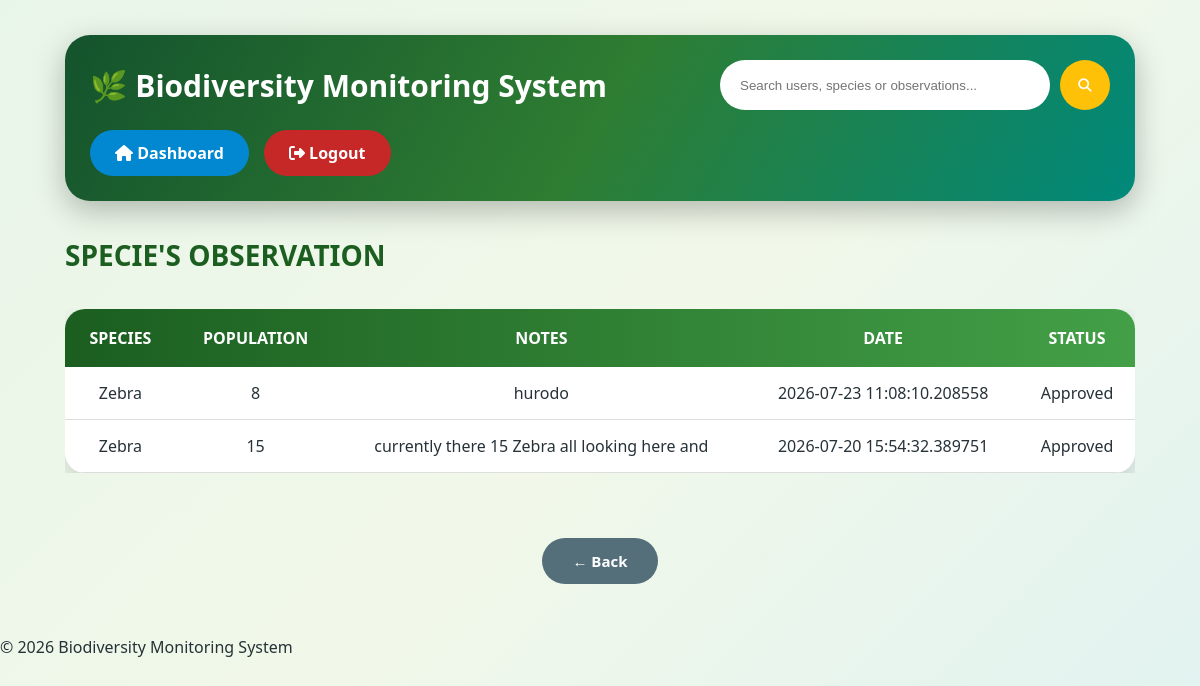
/view_observations (signed in), run on an earlier commit of the app's database.
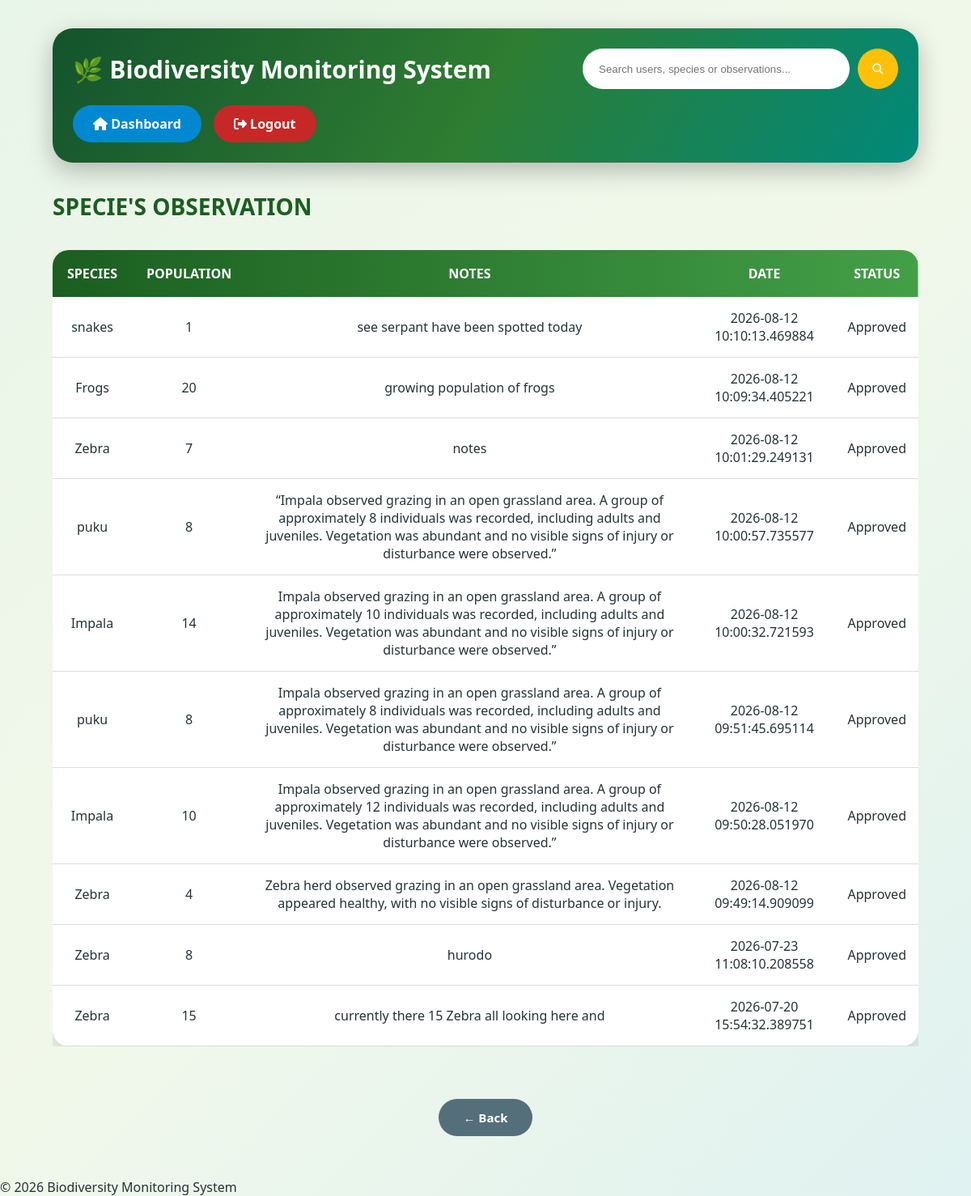
And on a later commit of the database.
### models.py (models this page shows, shortened)
class Observation(db.Model):
    __tablename__ = "observation"
    id = db.Column(db.Integer, primary_key=True)
    species_id = db.Column(db.Integer,db.ForeignKey("species.id"), nullable=False)
    observation_date = db.Column(db.DateTime, default=lambda: datetime.now(timezone.utc))
    population_count = db.Column(db.Integer, nullable=False)
    notes = db.Column(db.Text)
    photo = db.Column(db.String(555))
    status = db.Column(db.String(20), default="Pending")
    reviewed_by = db.Column(db.Integer, db.ForeignKey("details.id"),nullable=True)
    reviewed_at = db.Column(db.DateTime)

class Species(db.Model):
    __tablename__ = "species"
    id = db.Column(db.Integer, primary_key=True)
    scientificName = db.Column(db.String(50), nullable=False)
    specie_Common_Name = db.Column(db.String(50), nullable=False)
    specie_Habitat = db.Column(db.String(50), nullable=False, default="savannah")
    location = db.Column(db.String(50), nullable=False, default="CBU Nature Park")
    observations = db.relationship("Observation",backref="species",lazy=True,
        cascade="all, delete-orphan")

### app.py (the view)
@app.route("/view_observations")
@login_required
@role_required("field_officer","admin","viewer")
def view_observations():
    observations = Observation.query.order_by(Observation.observation_date.desc()).all()
    return render_template("view_observations.html", observations=observations)

### app.py (called while the page is built)
def login_required(f):
    @wraps(f)
    def decorated_function(*args, **kwargs):
        if 'user_id' not in session:
            return redirect(url_for('login'))
        return f(*args, **kwargs)
    return decorated_function

def role_required(*roles):
    def decorator(f):
        @wraps(f)
        def decorated_function(*args, **kwargs):
            if 'user_id' not in session:
                return redirect(url_for('login'))
            if session.get('role') not in roles:
                return "Access Denied", 403
            return f(*args, **kwargs)
        return decorated_function
    return decorator

### templates/view_observations.html (shortened to what this page needs)
{% extends "base.html" %}
{% block css %}
<link rel="stylesheet" href="{{ url_for('static', filename='table.css') }}">
{% endblock %}
{% block content %}
<div class="admin-container">
    <header class="top-bar">
        <div class="logo">
            <h1>🌿 Biodiversity Monitoring System</h1>
        </div>
        <form action="{{ url_for('search') }}" method="GET" class="search-form">
            <input type="text" name="search" placeholder="Search users, species or observations..." value="{{ search if search else '' }}">
            <button type="submit">
                 <i class="fa-solid fa-magnifying-glass"></i>
            </button>
        </form>
        <div class="nav-buttons">
            <a href="{{ url_for('admin') }}" class="nav-btn">
                <i class="fa-solid fa-house"></i>
                Dashboard
            </a>
            <a href="{{ url_for('logout') }}" class="logout-btn">
                <i class="fa-solid fa-right-from-bracket"></i>
                Logout
            </a>
        </div>
    </header>
    <h2 class="section-title"> SPECIE'S OBSERVATION</h2>
    <div class="table-container">
        <table>
            <thead>
                <tr>
                    <th>Species</th>
                    <th>Population</th>
                    <th>Notes</th>
                    <th>Date</th>
                    <th>Status</th>
                </tr>
            </thead>
            <tbody>
                {% for obs in observations %}
                <tr>
                    <td>{{ obs.species.specie_Common_Name }}</td>
                    <td>{{ obs.population_count }}</td>
                    <td>{{ obs.notes }}</td>
                    <td>{{ obs.observation_date }}</td>
                    <td>
                        {% if obs.status == "Pending" %}
                            <span class="badge bg-warning">Pending</span>
                        {% elif obs.status == "Approved" %}
                            <span class="badge bg-success">Approved</span>
                        {% elif obs.status == "Rejected" %}
                            <span class="badge bg-danger">Rejected</span>
                        {% else %}
                            <span class="badge bg-secondary">Unknown</span>
                            {% endif %}
                        </td>
                    </tr>
                    {% endfor %}
            </tbody>
        </table>
    </div>
</div>
<button onclick="window.location.href='{{ url_for('back') }}'" class="back-btn">
    ← Back
</button>
{% endblock %}

### templates/base.html (shortened to what this page needs)
<!DOCTYPE html>
<html lang="en">
<head>
    <link rel="stylesheet" href="{{ url_for('static', filename='adminstyle.css') }}">
    <link rel="stylesheet" href="https://cdnjs.cloudflare.com/ajax/libs/font-awesome/6.5.2/css/all.min.css">
    {% block css %}{% endblock %}
</head>
<body>
<main>
    {% block content %}
    {% endblock %}
</main>
<br>
<footer>
    <p>&copy; 2026 Biodiversity Monitoring System</p>
</footer>
</body>
</html>

### static/adminstyle.css (style rules this page uses)
* { margin: 0; padding: 0; box-sizing: border-box; }
body { font-family: "Segoe UI", Tahoma, sans-serif; background: linear-gradient( 135deg, #e8f5e9, #f1f8e9, #e0f2f1 ); color: #263238; min-height: 100vh; }
a { text-decoration: none; color: inherit; }
button { border: none; cursor: pointer; font-family: inherit; font-weight: bold; transition: 0.3s; }
.admin-container, .user-container, .gallery-container { width: 95%; max-width: 1500px; margin: auto; padding: 35px; }
.top-bar { background: linear-gradient( 120deg, #14532d, #2e7d32, #00897b ); padding: 25px; border-radius: 25px; display: flex; justify-content: space-between; align-items: center; flex-wrap: wrap; gap: 20px; box-shadow: 0 10px 30px rgba(0, 0, 0, 0.25); }
.logo h1 { color: white; font-size: 30px; }
.search-form { display: flex; gap: 10px; }
.search-form input { width: 330px; padding: 14px 20px; border-radius: 30px; border: none; outline: none; }
.search-form button { width: 50px; height: 50px; border-radius: 50%; background: #ffc107; color: white; }
.nav-buttons { display: flex; gap: 15px; flex-wrap: wrap; }
.nav-btn, .logout-btn { padding: 12px 25px; border-radius: 30px; color: white; font-weight: bold; }
.nav-btn { background: #0288d1; }
.logout-btn { background: #c62828; }
.section-title { margin: 35px 0 15px; color: #1b5e20; font-size: 28px; }
h1 { color: #1b5e20; }
.table-container { margin-top: 35px; overflow-x: auto; }
table { width: 100%; border-collapse: collapse; background: white; border-radius: 20px; overflow: hidden; box-shadow: 0 10px 25px rgba(0, 0, 0, 0.15); }
thead { background: linear-gradient( 90deg, #1b5e20, #43a047 ); }
th { padding: 18px; color: white; text-transform: uppercase; }
td { padding: 15px; text-align: center; border-bottom: 1px solid #ddd; }
button { padding: 10px 18px; border-radius: 25px; }
.back-btn { display: block; margin: 30px auto; padding: 13px 30px; background: #546e7a; color: white; border-radius: 30px; font-size: 15px; font-weight: bold; cursor: pointer; }

### static/table.css (style rules this page uses)
.top-bar { background: linear-gradient( 120deg, #14532d, #2e7d32, #00897b ); padding: 25px; border-radius: 25px; display: flex; justify-content: space-between; align-items: center; flex-wrap: wrap; gap: 20px; box-shadow: 0 10px 30px rgba(0, 0, 0, 0.25); }
.logo h1 { color: white; font-size: 30px; }
.search-form { display: flex; gap: 10px; }
.search-form input { width: 330px; padding: 14px 20px; border-radius: 30px; border: none; outline: none; }
.search-form button { width: 50px; height: 50px; border-radius: 50%; background: #ffc107; color: white; }
.nav-buttons { display: flex; gap: 15px; flex-wrap: wrap; }
.nav-btn, .logout-btn { padding: 12px 25px; border-radius: 30px; color: white; font-weight: bold; }
.nav-btn { background: #0288d1; }
.logout-btn { background: #c62828; }

What changed in the data, as far as the page shows it:
added Observation: species.specie_Common_Name "snakes", population_count "1", notes "see serpant have been spotted today", observation_date "2026-08-12 10:10:13.469884", status "Approved"
added Observation: species.specie_Common_Name "Frogs", population_count "20", notes "growing population of frogs", observation_date "2026-08-12 10:09:34.405221", status "Approved"
added Observation: species.specie_Common_Name "Zebra", population_count "7", notes "notes", observation_date "2026-08-12 10:01:29.249131", status "Approved"
added Observation: species.specie_Common_Name "puku", population_count "8", notes "“Impala observed grazing in an open grassland area. A group of approximately 8 individuals was recorded, including adults and juveniles. Vegetation was abundant and no visible signs of injury or disturbance were observed.”", observation_date "2026-08-12 10:00:57.735577", status "Approved"
added Observation: species.specie_Common_Name "Impala", population_count "14", notes "Impala observed grazing in an open grassland area. A group of approximately 10 individuals was recorded, including adults and juveniles. Vegetation was abundant and no visible signs of injury or disturbance were observed.”", observation_date "2026-08-12 10:00:32.721593", status "Approved"
added Observation: species.specie_Common_Name "puku", population_count "8", notes "Impala observed grazing in an open grassland area. A group of approximately 8 individuals was recorded, including adults and juveniles. Vegetation was abundant and no visible signs of injury or disturbance were observed.”", observation_date "2026-08-12 09:51:45.695114", status "Approved"
added Observation: species.specie_Common_Name "Impala", population_count "10", notes "Impala observed grazing in an open grassland area. A group of approximately 12 individuals was recorded, including adults and juveniles. Vegetation was abundant and no visible signs of injury or disturbance were observed.”", observation_date "2026-08-12 09:50:28.051970", status "Approved"
added Observation: species.specie_Common_Name "Zebra", population_count "4", notes "Zebra herd observed grazing in an open grassland area. Vegetation appeared healthy, with no visible signs of disturbance or injury.", observation_date "2026-08-12 09:49:14.909099", status "Approved"
